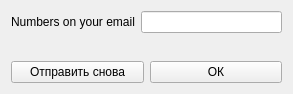
<?xml version="1.0" encoding="UTF-8"?>
<ui version="4.0">
    <class>Form</class>
    <widget class="QWidget" name="Form">
        <property name="geometry">
            <rect>
                <x>0</x>
                <y>0</y>
                <width>293</width>
                <height>94</height>
            </rect>
        </property>
        <property name="windowTitle">
            <string>Form</string>
        </property>
        <layout class="QVBoxLayout" name="verticalLayout">
            <item>
                <layout class="QHBoxLayout" name="horizontalLayout">
                    <item>
                        <widget class="QLabel" name="label">
                            <property name="text">
                                <string>Numbers on your email</string>
                            </property>
                        </widget>
                    </item>
                    <item>
                        <widget class="QLineEdit" name="lineEdit"/>
                    </item>
                </layout>
            </item>
            <item>
                <spacer name="verticalSpacer">
                    <property name="orientation">
                        <enum>Qt::Vertical</enum>
                    </property>
                    <property name="sizeHint" stdset="0">
                        <size>
                            <width>20</width>
                            <height>40</height>
                        </size>
                    </property>
                </spacer>
            </item>
            <item>
                <layout class="QHBoxLayout" name="horizontalLayout_2">
                    <item>
                        <widget class="QPushButton" name="pushButton_2">
                            <property name="text">
                                <string>Отправить снова</string>
                            </property>
                        </widget>
                    </item>
                    <item>
                        <widget class="QPushButton" name="pushButton">
                            <property name="text">
                                <string>ОК</string>
                            </property>
                        </widget>
                    </item>
                </layout>
            </item>
        </layout>
    </widget>
    <resources/>
    <connections/>
</ui>
